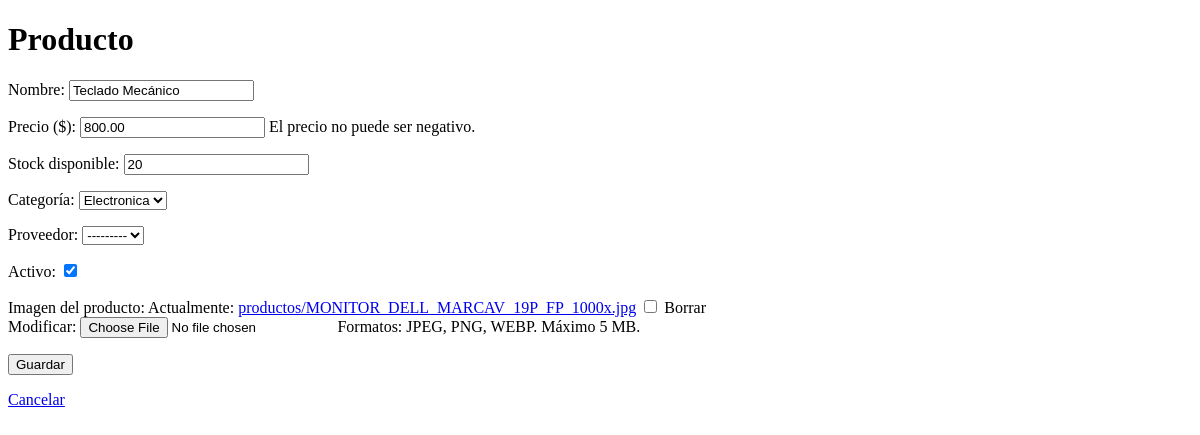
Page /productos/2/editar/ (signed in) on the earlier database version.
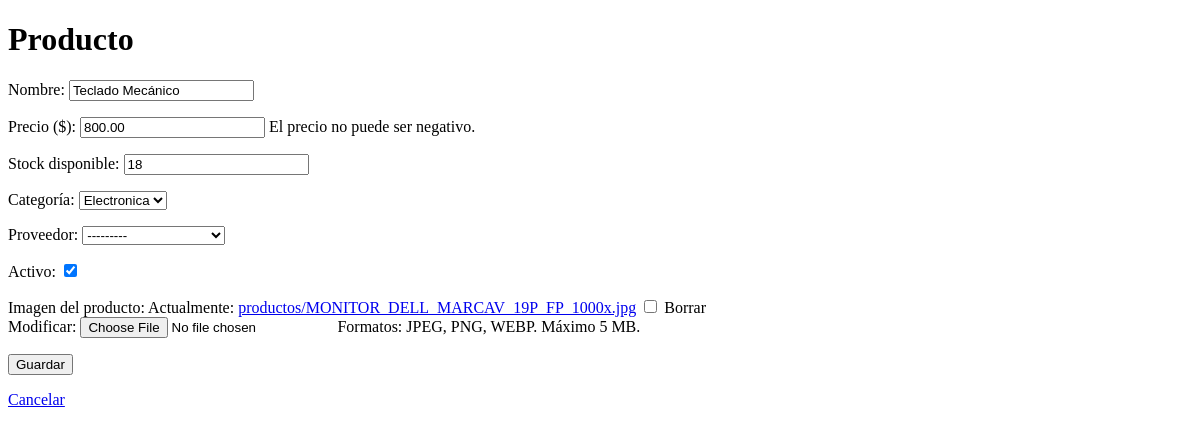
Same page on the later database version.
### productos/models.py (models this page shows, shortened)
class Producto(models.Model):
    nombre = models.CharField(
        max_length=200, verbose_name='Nombre'
    )
    precio = models.DecimalField(
        max_digits=10,
        decimal_places=2,
        validators=[MinValueValidator(Decimal('0.00'))],
        verbose_name='Precio ($)',
        help_text='El precio no puede ser negativo.'
    )
    stock = models.IntegerField(
        default=0,
        validators=[MinValueValidator(0)],
        verbose_name='Stock disponible'
    )
    categoria = models.ForeignKey(
        Categoria,
        on_delete=models.PROTECT,          # D-01: no borrar categoría con productos
        related_name='productos',
        verbose_name='Categoría'
    )
    proveedor = models.ForeignKey(
        Proveedor,
        on_delete=models.SET_NULL,         # D-02: producto puede quedar sin proveedor
        null=True,
        blank=True,
        related_name='productos',
        verbose_name='Proveedor'
    )
    activo = models.BooleanField(
        default=True, verbose_name='Activo'
    )
    imagen = models.ImageField(            # ← NUEVO W11
        upload_to='productos/',            # subcarpeta dentro de MEDIA_ROOT
        null=True,
        blank=True,
        verbose_name='Imagen del producto',
        help_text='Formatos: JPEG, PNG, WEBP. Máximo 5 MB.',
        validators=[validar_imagen_producto],
    )
    creado = models.DateTimeField(
        auto_now_add=True, verbose_name='Fecha de registro'
    )
    class Meta:
        verbose_name = 'Producto'
        verbose_name_plural = 'Productos'
        ordering = ['nombre']

class Categoria(models.Model):
    nombre = models.CharField(
        max_length=100, unique=True, verbose_name='Nombre'
    )
    descripcion = models.TextField(
        blank=True, verbose_name='Descripción'
    )
    class Meta:
        verbose_name = 'Categoría'
        verbose_name_plural = 'Categorías'
        ordering = ['nombre']
    def __str__(self) -> str:
        return self.nombre

### productos/views.py (the view)
# urls.py: path('<int:pk>/editar/',   views.ProductoUpdateView.as_view(), name='editar'),
class ProductoUpdateView(LoginRequiredMixin, UpdateView):
    model = Producto
    form_class = ProductoForm          # W11: formulario con imagen
    template_name = 'productos/form.html'
    success_url = reverse_lazy('productos:lista')

### productos/templates/productos/form.html (shortened to what this page needs)
<!DOCTYPE html>
<html lang="es">
<head>
</head>
<body>
  <h1>Producto</h1>
  <form method="post">
    {{ form.as_p }}
    <button type="submit">Guardar</button>
  <p><a href="{% url 'productos:lista' %}">Cancelar</a></p>
</body>
</html>

Differences in the rows shown:
changed Producto "Electronica": stock "20" → "18"
